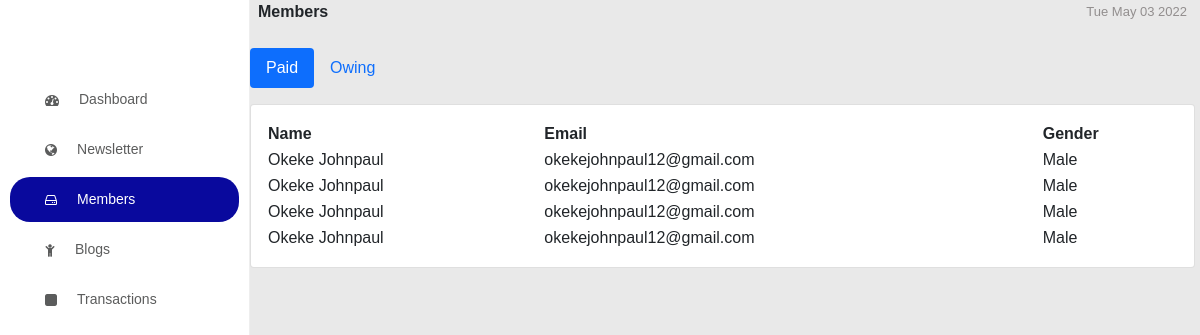
/admin/members.php, run on an earlier commit of the app's database.
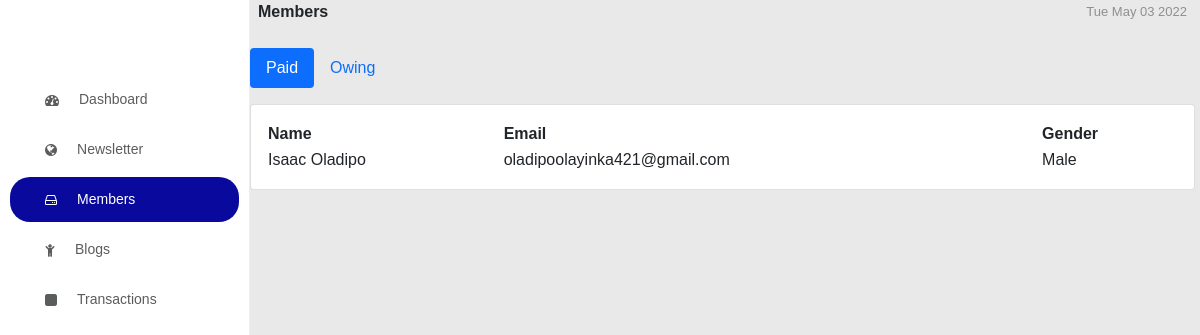
And on a later commit of the database.
### tables this page shows
CREATE TABLE `signup` (
  `id` int(20) NOT NULL,
  `firstname` text NOT NULL,
  `lastname` text NOT NULL,
  `email` varchar(100) NOT NULL,
  `phone` text NOT NULL,
  `country` text NOT NULL,
  `startup` text NOT NULL,
  `gender` text NOT NULL,
  `age` text NOT NULL,
  `category` text NOT NULL,
  `industry` text NOT NULL,
  `stage` text NOT NULL,
  `team` text NOT NULL,
  `startup_age` varchar(250) NOT NULL,
  `startup_name` varchar(200) NOT NULL,
  `date_paid` text NOT NULL,
  `date_expiry` text NOT NULL,
  `payment_status` text NOT NULL
);

### admin/members.php (the view, shortened to what this page needs)
<!DOCTYPE html>
<html lang="en">
<head>
  	<link rel="stylesheet" href="../assets/fonts/icomoon/style.css">
    <link rel="stylesheet" href="../assets/css/bootstrap.min.css">
    <link rel="stylesheet" href="../assets/datatables.min.css">
    <link href="../assets/css/dashboard.css" rel="stylesheet">
</head>
<body>
    <nav>
        <br>
        <br>
        <br>
        <ul>
            <li ><a href="dashboard.php"><i class="icon-dashboard"></i><span> Dashboard</span> </a></li>
            <li ><a href="newsletter.php"> <i class="icon-globe"></i> <span> Newsletter</span> </a></li>
            <li class="active"><a href="members.php"> <i class="icon-hdd-o"></i> <span> Members </span> </a></li>
            <li ><a href="blog.php"> <i class="icon-child"></i> <span> Blogs </span> </a></li>
            <li><a href="transactions.php"> <i class="icon-square"> </i><span> Transactions </span> </a></li>
        </ul>
        <br>
    </nav>
    <main style="margin-right:5px;">
        <div class="intro-div">
            <b>Members</b>
            <span id="time" class="time"></span>
        </div>
        <br>
        <section class="content-main">
            <ul class="nav nav-pills mb-3" id="pills-tab" role="tablist">
            <li class="nav-item" role="presentation">
                <button class="nav-link active" id="pills-home-tab" data-bs-toggle="pill" data-bs-target="#pills-home" type="button" role="tab" aria-controls="pills-home" aria-selected="true">Paid</button>
            </li>
            <li class="nav-item" role="presentation">
                <button class="nav-link" id="pills-profile-tab" data-bs-toggle="pill" data-bs-target="#pills-profile" type="button" role="tab" aria-controls="pills-profile" aria-selected="false">Owing</button>
            </li>
            </ul>
            <div class="tab-content" id="pills-tabContent">
                <div class="tab-pane fade show active" id="pills-home" role="tabpanel" aria-labelledby="pills-home-tab">
                <div class="card mb-4">
        <div class="card-body">
          <div class="table-responsive">
            <table id="example" class="display" style="width:100%">
              <?php
                require('../backend/connection.php');
                $sql = "SELECT * FROM signup where payment_status='paid' ORDER BY id DESC  ";
                $query = mysqli_query($con,$sql);
                 if($query){
                     if(mysqli_num_rows($query) > 0){
                         $output = "<thead>
                         <tr>
                         <th>Name</th>
                         <th>Email</th>
                         <th>Gender</th>
                         </tr>
                     </thead><tbody>";
                     while($row = mysqli_fetch_assoc($query)){
                         $output .="<tr>
                         <td>".$row['firstname']." ".$row['lastname']."</td>
                         <td>".$row['email']."</td>
                         <td>".$row['gender']."</td>
                         </tr>";
                     }
                 }else{
                     $output = '<b>You do not have any Members</b>';
                 }
                 echo $output."</tbody>";
                 }
                ?>
            </table>
          </div>
        </div>
      </div>
                </div>
            </div>
        </section>
    </main>
</body>
</html>

### assets/css/dashboard.css (style rules this page uses)
:root { --black--: #343a40; --purple--: #571F9C; --ash--: #f2f2f2; --white--: #FFFFFF; --blue--: #007bff; --deepblue--: #0056b3; }
body { margin: 0; padding: 0; background-color: white; }
* { box-sizing: border-box; border: none; outline: none; }
a { text-decoration: none; color: inherit; }
ul { padding: 0; margin: 0; }
li { list-style: none; }
body { overflow-x: hidden; -webkit-overflow-x:hidden; -ms-height: 100vh; padding: 0px !important; display: grid; align-items: center; -webkit-padding: 0px !important; background-color: #e7e6e7e0; }
nav { width: 250px; padding-right: 10px; padding-left: 10px; background-color: white; position: fixed; border-right: .5px solid #eee; z-index: 9999999999; left:0; top: 0; bottom: 0; transition: all 0.5s ease-in-out; }
nav ul { width: 100%; }
nav ul li { margin: 5px 0; height: 45px; display: block; width: 100%; color: #2a2b2bc4; transition: all 0.6s ease-in-out; }
nav ul li.active, nav ul li.active:hover { background-color: rgb(9 9 157); border-radius: 20px; color: white; }
nav ul li a { width: 100%; height: 100%; display: flex; align-items: center; font-size: 14px; font-weight: 500; }
main { margin-left: 250px; margin-right: 0; margin-top: 0; transition: all 0.5s ease-in-out; }
main .intro-div { display: flex; justify-content: space-between; align-items: center; padding: 0 8px; }
main .intro-div b { font-weight: 600; }
main .intro-div span { font-size: 13px; font-weight: 500; color: #928e8e; }
* { box-sizing: border-box; }
body { font-family: 'Muli', sans-serif; margin: 0; }

What changed in the data, as far as the page shows it:
removed signup: firstname "Okeke", lastname "Johnpaul", email "okekejohnpaul12@gmail.com", gender "Male"
removed signup: firstname "Okeke", lastname "Johnpaul", email "okekejohnpaul12@gmail.com", gender "Male"
removed signup: firstname "Okeke", lastname "Johnpaul", email "okekejohnpaul12@gmail.com", gender "Male"
removed signup: firstname "Okeke", lastname "Johnpaul", email "okekejohnpaul12@gmail.com", gender "Male"
added signup: firstname "Isaac", lastname "Oladipo", email "oladipoolayinka421@gmail.com", gender "Male"
